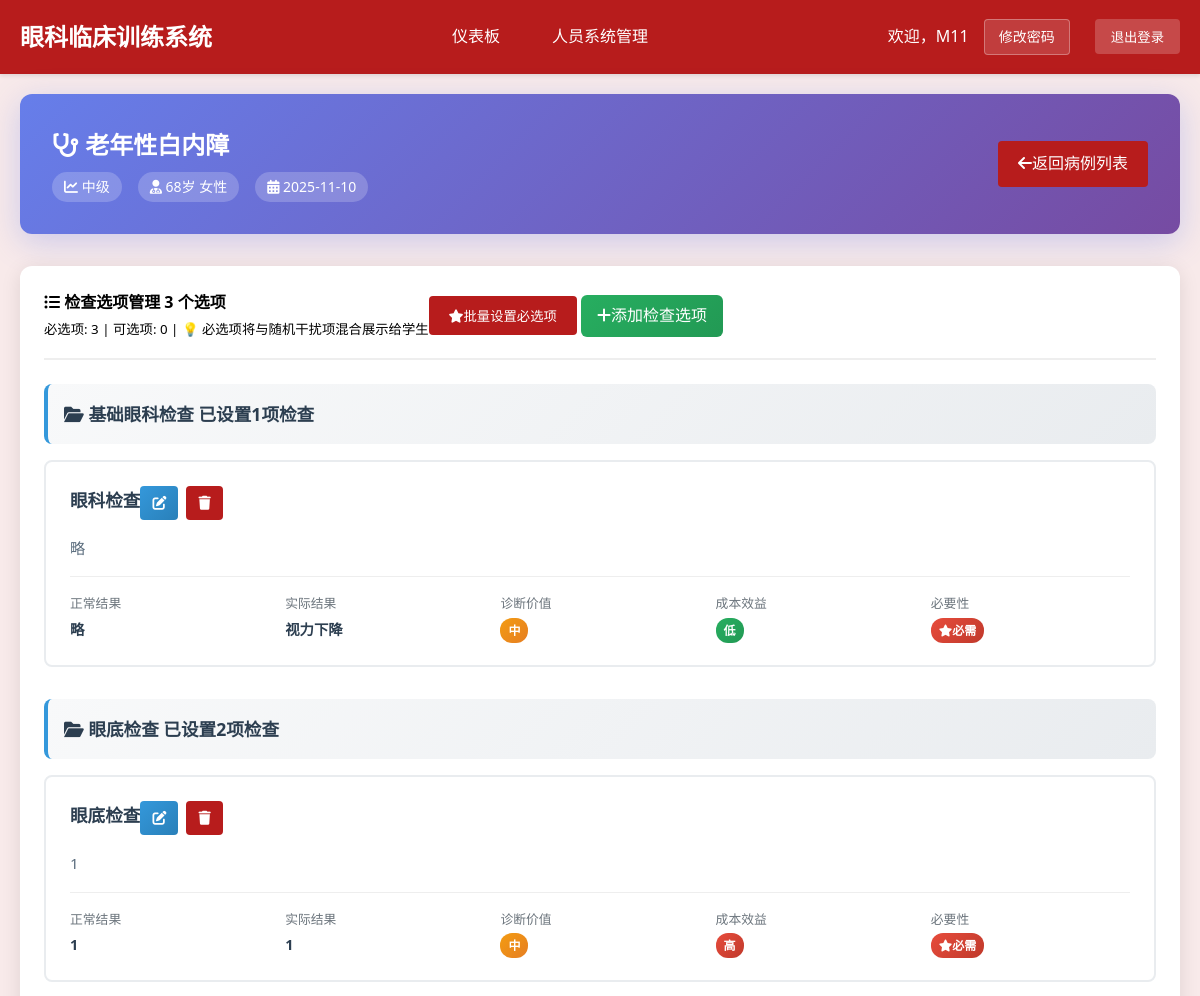
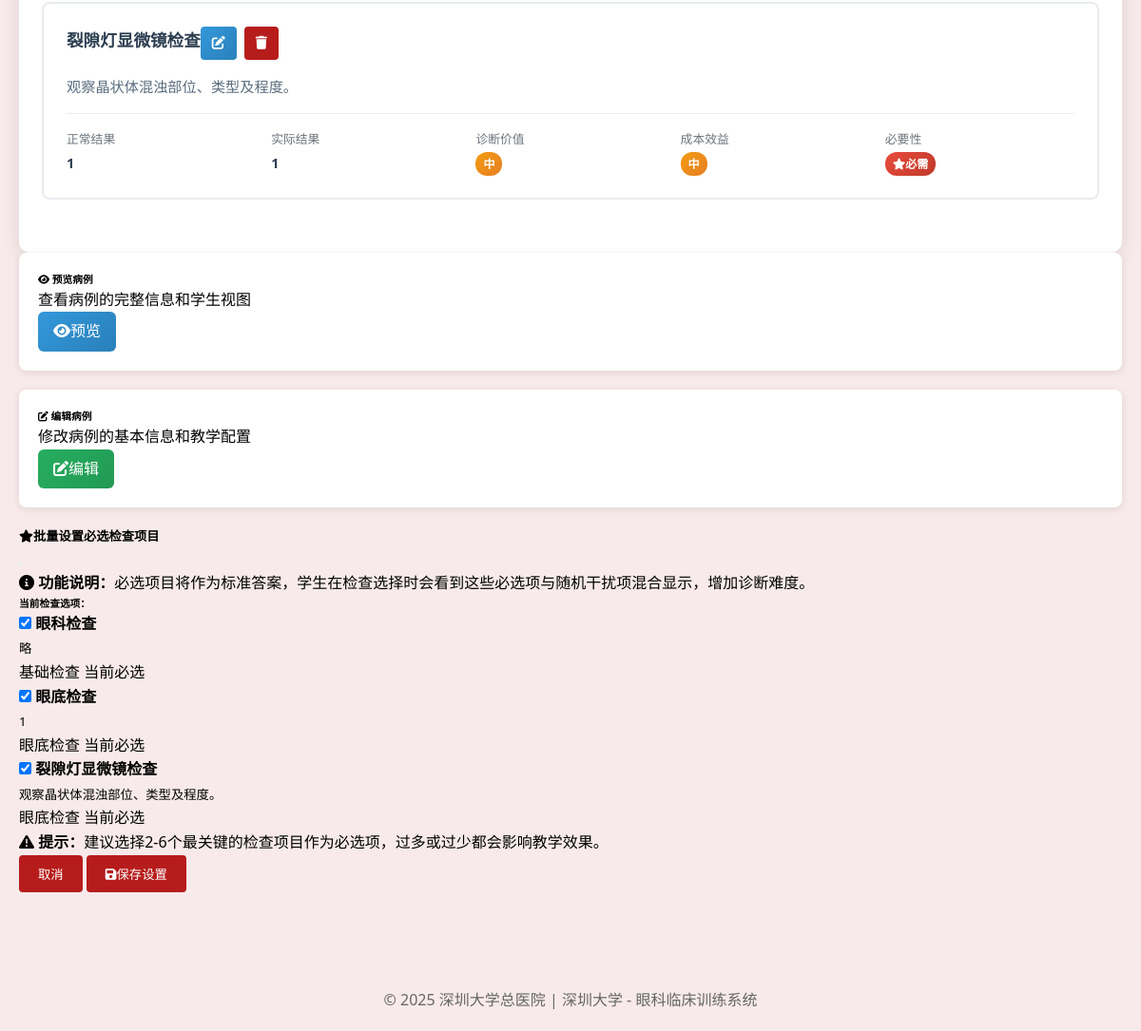
Page /teacher/clinical-cases/CCC7D361F8/examinations/ (signed in) on the earlier database version (2 pictures, top to bottom).
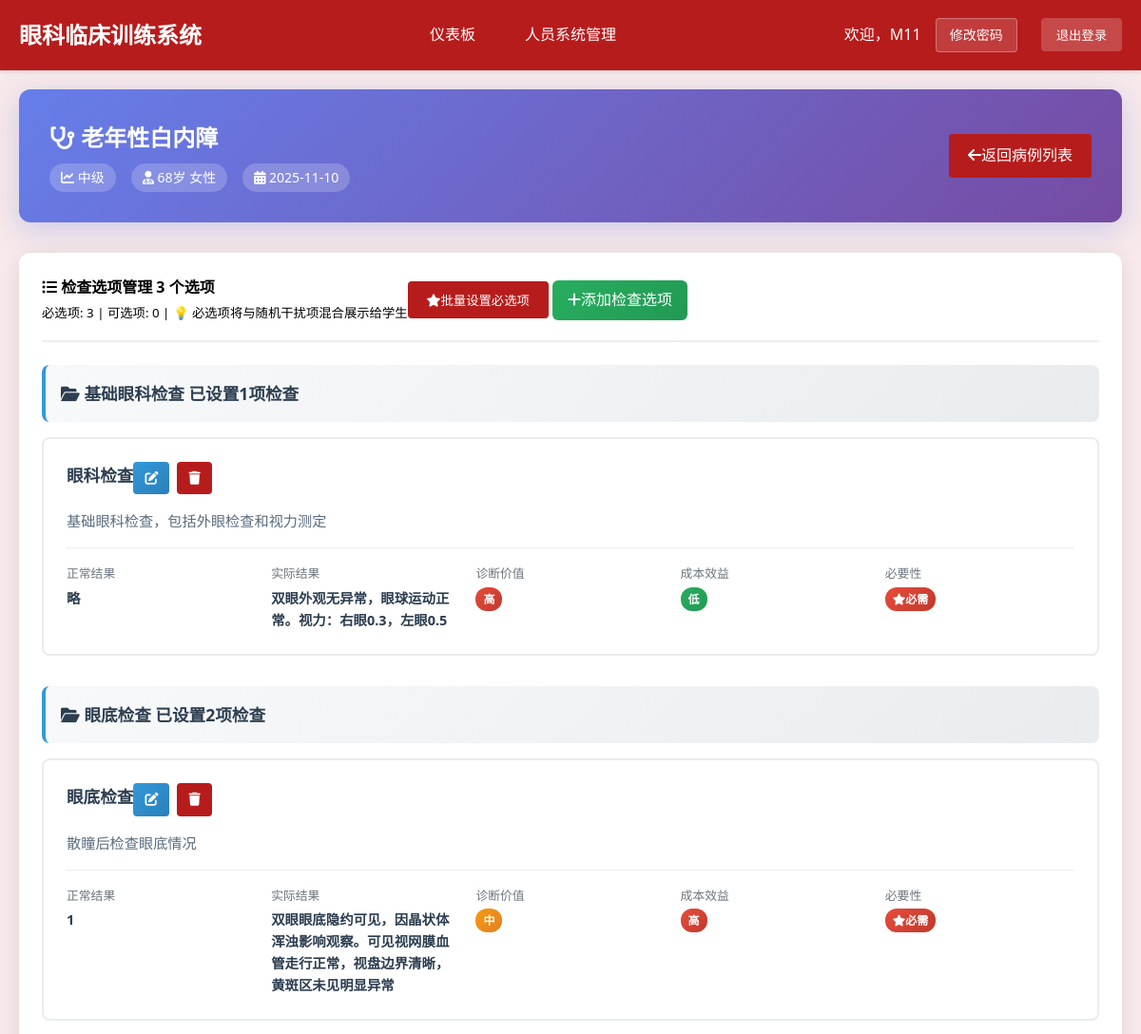
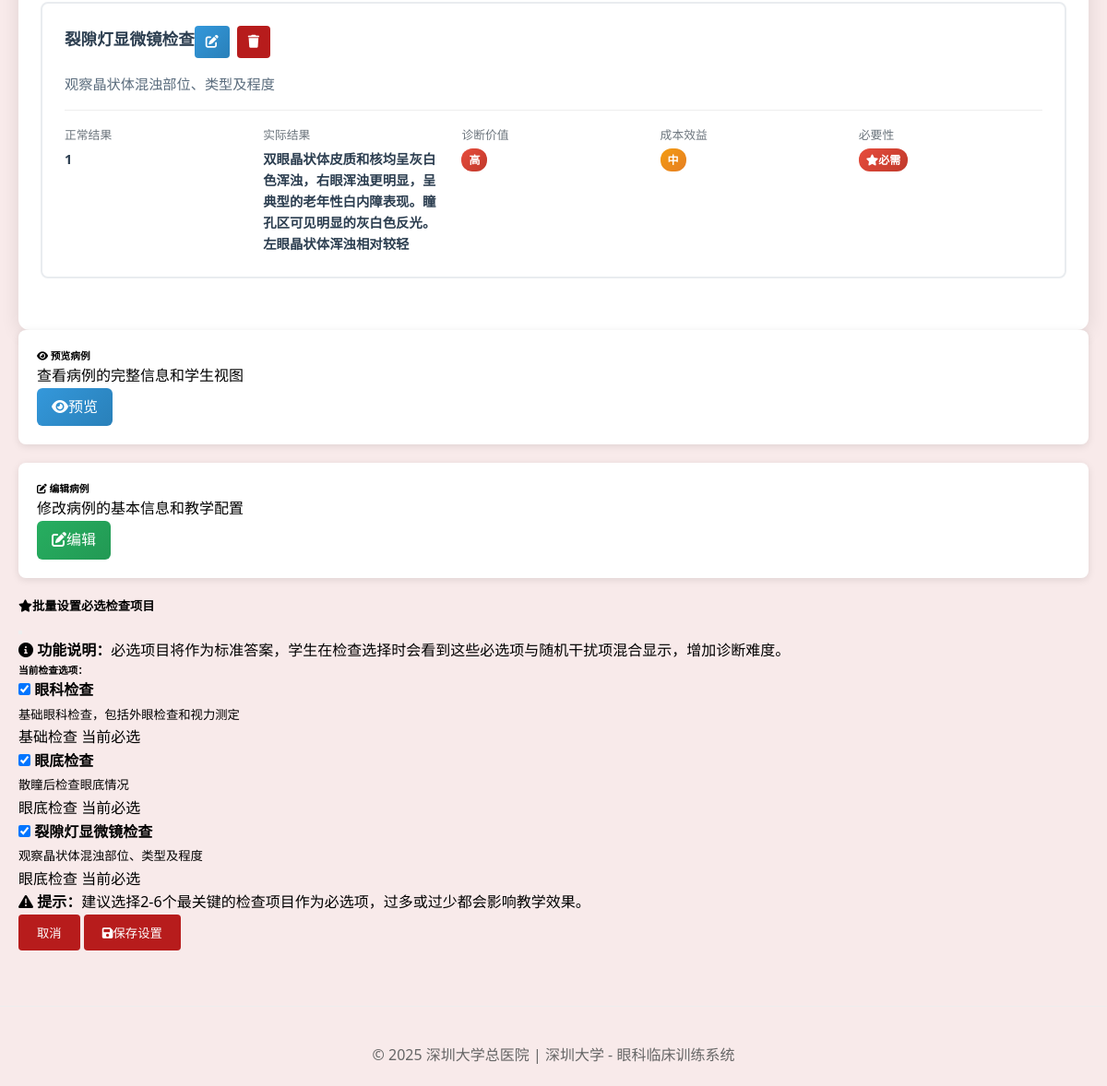
Same page on the later database version (2 pictures, top to bottom).
### cases/models.py (models this page shows, shortened)
class ExaminationOption(models.Model):
    clinical_case = models.ForeignKey(ClinicalCase, on_delete=models.CASCADE, related_name='examination_options', verbose_name="关联案例")
    examination_type = models.CharField(
        max_length=50,
        choices=[
            ('basic', '基础检查'),
            ('imaging', '影像检查'),
            ('laboratory', '实验室检查'),
            ('special', '特殊检查'),
            ('fundus', '眼底检查')  # 新增眼底检查类型
        ],
        verbose_name="检查类型"
    )
    examination_name = models.CharField(max_length=100, verbose_name="检查名称")
    examination_description = models.TextField(verbose_name="检查描述")
    normal_result = models.TextField(verbose_name="正常结果描述")
    abnormal_result = models.TextField(blank=True, verbose_name="异常结果描述")
    actual_result = models.TextField(verbose_name="实际检查结果")
    diagnostic_value = models.IntegerField(
        choices=[(1, '低'), (2, '中'), (3, '高')],
        default=2,
        verbose_name="诊断价值"
    )
    cost_effectiveness = models.IntegerField(
        choices=[(1, '低'), (2, '中'), (3, '高')],
        default=2,
        verbose_name="成本效益"
    )
    result_images = models.JSONField(blank=True, null=True, verbose_name="结果图片")
    is_required = models.BooleanField(default=False, verbose_name="是否必选检查",
                                    help_text="必选检查项必须被选择才能进入下一步")
    is_multiple_choice = models.BooleanField(default=False, verbose_name="是否允许多选")
    selection_group = models.CharField(max_length=50, blank=True, verbose_name="选择组",
                                     help_text="同组内的检查项可以一起选择")
    is_fundus_exam = models.BooleanField(default=False, verbose_name="是否眼底检查")
    fundus_reminder_text = models.CharField(
        max_length=200,
        default="请移步旁边进行观察",
        verbose_name="眼底检查提示文字"
    )
    left_eye_vision = models.CharField(max_length=10, blank=True, verbose_name="左眼视力",
                                     help_text="如：0.8, 1.0")
    right_eye_vision = models.CharField(max_length=10, blank=True, verbose_name="右眼视力",
                                      help_text="如：0.8, 1.0")
    left_eye_pressure = models.DecimalField(max_digits=4, decimal_places=1, blank=True, null=True,
                                          verbose_name="左眼眼压 (mmHg)", help_text="正常范围：10-21")
    right_eye_pressure = models.DecimalField(max_digits=4, decimal_places=1, blank=True, null=True,
                                           verbose_name="右眼眼压 (mmHg)", help_text="正常范围：10-21")
    left_eye_image = models.ImageField(upload_to='examination_images/', blank=True, null=True,
                                     verbose_name="左眼检查图片", help_text="OCT或眼底照相的左眼图片")
    right_eye_image = models.ImageField(upload_to='examination_images/', blank=True, null=True,
                                      verbose_name="右眼检查图片", help_text="OCT或眼底照相的右眼图片")
    is_oct_exam = models.BooleanField(default=False, verbose_name="是否OCT检查")
    oct_report_text = models.TextField(blank=True, verbose_name="OCT报告文字描述",
                                     help_text="OCT检查的详细文字报告")
    oct_measurement_data = models.JSONField(blank=True, null=True, verbose_name="OCT测量数据",
                                          help_text="OCT的各项测量数据，如RNFL厚度等")
    image_display_mode = models.CharField(
        max_length=20,
        choices=[
            ('single', '单张显示'),
            ('comparison', '对比显示'),
            ('sequence', '序列显示'),
            ('overlay', '叠加显示')
        ],
        default='single',
        verbose_name="图像显示模式"
    )
    image_annotations = models.JSONField(blank=True, null=True, verbose_name="图像标注",
                                       help_text="图像上的标注信息，包含坐标和说明文字")
    image_findings = models.TextField(blank=True, verbose_name="图像所见",
                                    help_text="图像中可以观察到的病理改变")
    additional_images = models.JSONField(blank=True, null=True, verbose_name="附加图像",
                                       help_text="除左右眼主要图像外的其他相关图像")
    is_recommended = models.BooleanField(default=False, verbose_name="是否推荐检查")
    display_order = models.IntegerField(default=0, verbose_name="显示顺序")
    class Meta:
        verbose_name = "检查选项"
        verbose_name_plural = "检查选项"
        ordering = ['display_order', 'examination_type']

### cases/views.py (the view)
# urls.py: path('teacher/clinical-cases/<str:case_id>/examinations/', views.teacher_examination_options, name='teacher_examination_options'),
@login_required
@user_passes_test(is_teacher, login_url='login')
def teacher_examination_options(request, case_id):
    case = get_object_or_404(ClinicalCase, case_id=case_id)
    examinations = ExaminationOption.objects.filter(clinical_case=case).order_by('examination_type', 'display_order')
    required_count = examinations.filter(is_required=True).count()
    optional_count = examinations.filter(is_required=False).count()
    context = {
        'case': case,
        'examinations': examinations,
        'required_count': required_count,
        'optional_count': optional_count,
    }
    return render(request, 'teacher/examination_options.html', context)

### cases/views.py (called while the page is built)
def is_teacher(user):
    return user.groups.filter(name='Teachers').exists() or user.is_superuser

### cases/templates/teacher/examination_options.html (shortened to what the changed rows need)
{% extends "base.html" %}
{% block content %}
<div class="container-fluid">
    <div class="case-header">
        <div class="case-info">
            <div>
                <h2 class="case-title">
                    <i class="fas fa-stethoscope me-2"></i>
                    {{ case.title }}
                </h2>
            </div>
        </div>
    </div>
    <div class="examinations-container">
        {% if examinations %}
            {% regroup examinations by examination_type as examinations_by_type %}
            {% for exam_type_group in examinations_by_type %}
                <div class="exam-type-group">
                    <div class="exam-type-header">
                        <h5 class="exam-type-title">
                            <i class="fas fa-folder-open me-2"></i>
                            {% if exam_type_group.grouper == 'basic' %}
                                基础眼科检查
                            {% elif exam_type_group.grouper == 'oct' %}
                                OCT检查
                            {% elif exam_type_group.grouper == 'fundus' %}
                                眼底检查
                            {% else %}
                                {{ exam_type_group.grouper|capfirst }}
                            {% endif %}
                            <span class="badge bg-primary ms-2">已设置{{ exam_type_group.list|length }}项检查</span>
                        </h5>
                    </div>
                    {% for examination in exam_type_group.list %}
                        <div class="exam-card">
                            <div class="exam-header">
                                <h6 class="exam-name">{{ examination.examination_name }}</h6>
                                <div class="exam-actions">
                                    <a href="{% url 'teacher_examination_edit' examination.id %}"
                                       class="btn btn-primary-custom btn-sm-custom"
                                       title="编辑">
                                        <i class="fas fa-edit"></i>
                                    </a>
                                    <a href="{% url 'teacher_examination_delete' examination.id %}"
                                       class="btn btn-danger btn-sm-custom"
                                       title="删除"
                                       onclick="return confirm('确认删除此检查选项吗？')">
                                        <i class="fas fa-trash"></i>
                                    </a>
                                </div>
                            </div>
                            <div class="exam-content">
                                <div class="exam-description">
                                    {{ examination.examination_description|truncatewords:30 }}
                                </div>
                                <div class="exam-meta">
                                    <div class="meta-item">
                                        <div class="meta-label">正常结果</div>
                                        <div class="meta-value">{{ examination.normal_result|truncatewords:10 }}</div>
                                    </div>
                                    <div class="meta-item">
                                        <div class="meta-label">实际结果</div>
                                        <div class="meta-value">{{ examination.actual_result|truncatewords:10 }}</div>
                                    </div>
                                    <div class="meta-item">
                                        <div class="meta-label">诊断价值</div>
                                        <div class="meta-value">
                                            {% if examination.diagnostic_value == 1 %}
                                                <span class="badge-risk badge-risk-low">低</span>
                                            {% elif examination.diagnostic_value == 2 %}
                                                <span class="badge-risk badge-risk-medium">中</span>
                                            {% else %}
                                                <span class="badge-risk badge-risk-high">高</span>
                                            {% endif %}
                                        </div>
                                    </div>
                                    <div class="meta-item">
                                        <div class="meta-label">成本效益</div>
                                        <div class="meta-value">
                                            {% if examination.cost_effectiveness == 1 %}
                                                <span class="badge-risk badge-risk-low">低</span>
                                            {% elif examination.cost_effectiveness == 2 %}
                                                <span class="badge-risk badge-risk-medium">中</span>
                                            {% else %}
                                                <span class="badge-risk badge-risk-high">高</span>
                                            {% endif %}
                                        </div>
                                    </div>
                                    <div class="meta-item">
                                        <div class="meta-label">必要性</div>
                                        <div class="meta-value">
                                            {% if examination.is_required %}
                                                <span class="badge-essential">
                                                    <i class="fas fa-star me-1"></i>必需
                                                </span>
                                            {% elif examination.is_recommended %}
                                                <span class="badge-risk badge-risk-medium">
                                                    <i class="fas fa-thumbs-up me-1"></i>推荐
                                                </span>
                                            {% else %}
                                                <span class="badge-optional">
                                                    <i class="fas fa-circle me-1"></i>可选
                                                </span>
                                            {% endif %}
                                        </div>
                                    </div>
                                </div>
                            </div>
                        </div>
                    {% endfor %}
                </div>
            {% endfor %}
        {% endif %}
    </div>
</div>
<div class="modal fade" id="batchRequiredModal" tabindex="-1" aria-labelledby="batchRequiredModalLabel" aria-hidden="true">
    <div class="modal-dialog modal-lg">
        <div class="modal-content">
            <div class="modal-body">
                <form id="batchRequiredForm" method="post" action="{% url 'teacher_batch_set_required' case.case_id %}">
                    <div class="mb-3">
                        <div class="examination-checklist" style="max-height: 400px; overflow-y: auto;">
                            {% for examination in examinations %}
                                <div class="form-check d-flex align-items-center p-2 border rounded mb-2">
                                    <input class="form-check-input me-3"
                                           type="checkbox"
                                           name="required_examinations"
                                           value="{{ examination.id }}"
                                           id="req_{{ examination.id }}"
                                           {% if examination.is_required %}checked{% endif %}>
                                    <label class="form-check-label flex-grow-1" for="req_{{ examination.id }}">
                                        <strong>{{ examination.examination_name }}</strong>
                                        <br>
                                        <small class="text-muted">{{ examination.examination_description|truncatewords:15 }}</small>
                                        <br>
                                        <span class="badge bg-secondary">{{ examination.get_examination_type_display }}</span>
                                        {% if examination.is_required %}
                                            <span class="badge bg-success">当前必选</span>
                                        {% endif %}
                                    </label>
                                </div>
                            {% endfor %}
                        </div>
                    </div>
                </form>
            </div>
        </div>
    </div>
</div>
{% endblock %}

Differences in the rows shown:
changed ExaminationOption "眼科检查": examination_description "略" → "基础眼科检查，包括外眼检查和视力测定"; actual_result "视力下降" → "双眼外观无异常，眼球运动正常。视力：右眼0.3，左眼0.5"; diagnostic_value 2 → 3 (drawn)
changed ExaminationOption: examination_description "1" → "散瞳后检查眼底情况"; actual_result "1" → "双眼眼底隐约可见，因晶状体浑浊影响观察。可见视网膜血管走行正常，视盘边界清晰，黄斑区未见明显异常"
changed ExaminationOption "裂隙灯显微镜检查": examination_description "观察晶状体混浊部位、类型及程度。" → "观察晶状体混浊部位、类型及程度"; actual_result "1" → "双眼晶状体皮质和核均呈灰白色浑浊，右眼浑浊更明显，呈典型的老年性白内障表现。瞳孔区可见明显的灰白色反光。左眼晶状体浑浊相对较轻"; diagnostic_value 2 → 3 (drawn)
Other differences:
list line gone: "中"
new list line: "高"
